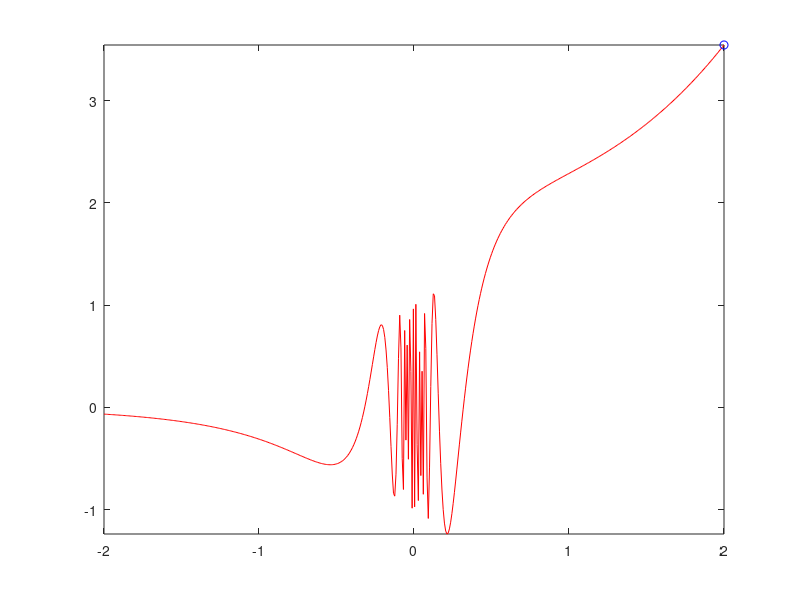

Here is the MATLAB script that generated this plot: (Note: this script raises an error after producing the figure.)
% Math 3341, Fall 2021
% Lab 10

% Demonstrates two ways to create an animated line.

clear; close all;

%% uses comet to animate plotting of a line
figure;
u = linspace(-2,2,500);
v = exp(u).*sin(1./u);
comet(u,v)

%% another way to create an animated line
figure;
x = linspace(-pi,pi,2000);
y = cos(tan(x)) - tan(sin(x));
h = animatedline('Marker', '.','Color','b','MarkerSize',5); % creates an animated line option

axis ([min(x) max(x) min(y) max(y)])

for k = 1:length(x)
    addpoints(h,x(k),y(k)) % adds points to animated line
    drawnow % updates figure onscreen after addpoints called
end
